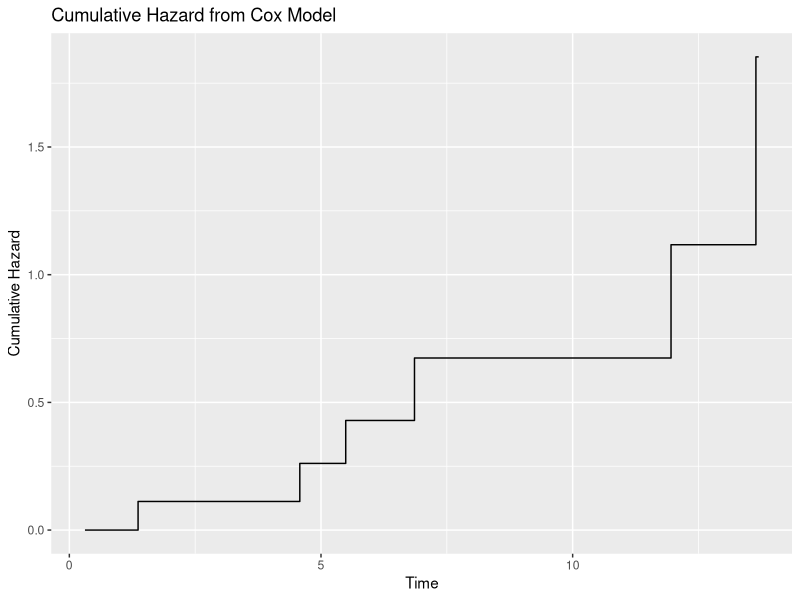
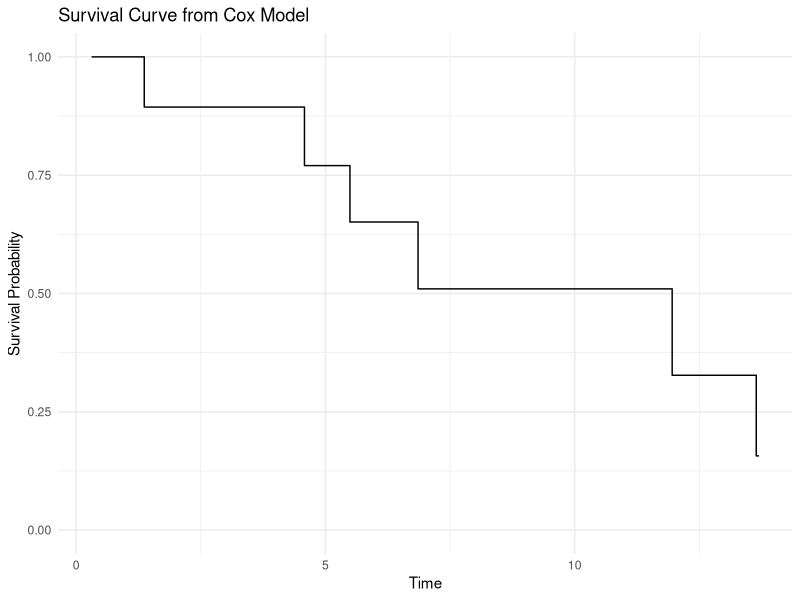
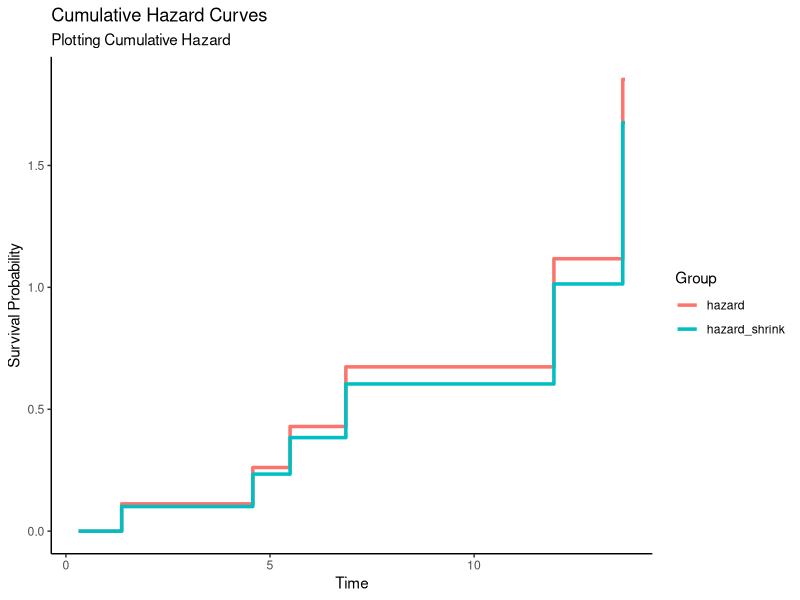
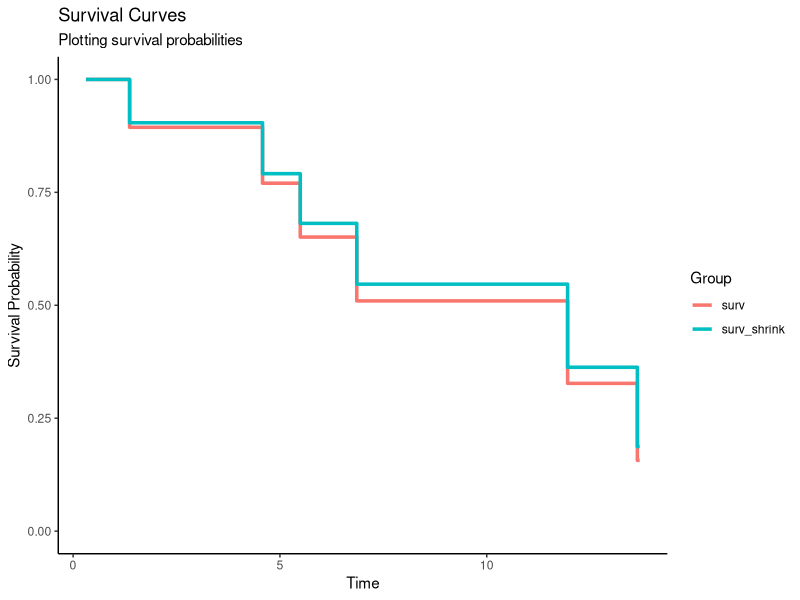
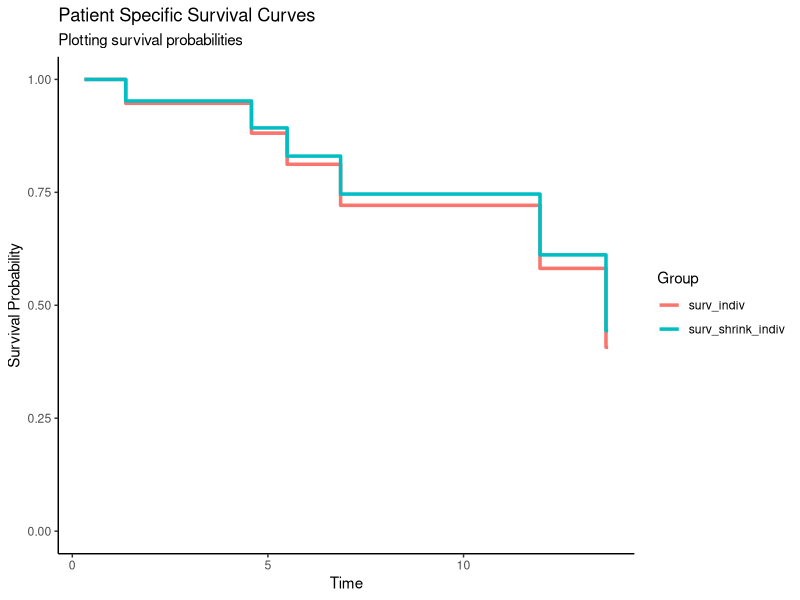

Write the R code that produced these figures, in order.
## ---- chunk 1
suppressWarnings(suppressMessages(library(survival)))
suppressWarnings(suppressMessages(library(tidyr)))
suppressWarnings(suppressMessages(library(ggplot2)))
suppressWarnings(suppressMessages(library(dplyr)))

## ---- chunk 2

set.seed(8284)
n <- 15
x1 <- rnorm(n)
x2 <- rbinom(n, 1, 0.7)
X <- cbind(x1, x2)
colnames(X) <- c("x1", "x2")
beta_true <- c(0.8, -0.5)

h0 <- 0.1  # constant baseline hazard

# linear predictor and survival times
LP_true <- X %*% beta_true
T_event <- rexp(n, rate = as.numeric(h0 * exp(LP_true)))
C <- rexp(n, rate = 0.15)
time <- pmin(T_event, C)
status <- as.integer(T_event <= C)

dat <- data.frame(time = time, status = status, X)
print(dat)

## ---- chunk 3

fit_orig <- coxph(Surv(time, status) ~ x1 + x2, 
                  x=TRUE, y=TRUE, data = dat)
summary(fit_orig)

## ---- chunk 4

LP_hat <- predict(fit_orig, newdata = dat, type = "lp")
LP_hat

## ---- chunk 5

coef(fit_orig)
fit_orig$means

LP_indiv <- (0.2731622*dat$x1) + (-0.4508262*dat$x2) 
LP_sample <- sum(c((0.2731622*0.6496171), (-0.4508262*0) ))
LP_manual <- LP_indiv-LP_sample
LP_manual

## ---- chunk 6

s = 1 # s = shrinkage factor

coef_hat <- coef(fit_orig)
coef_shrunk <- coef_hat * s

lp_sample_shrunk <- sum((coef_shrunk) * fit_orig$means)
lp_indiv_shrunk <- as.vector(as.matrix(dat[, c("x1","x2")]) %*% (coef_shrunk))
lp_shrunk <- lp_indiv_shrunk - lp_sample_shrunk 
lp_shrunk

## ---- chunk 7

s = 1

lp_shrunk <- predict(fit_orig, newdata=dat, type="lp") * s
lp_shrunk

## ---- chunk 8

fit_offset <- coxph(Surv(time, status) ~ offset(lp_shrunk), x=TRUE, y=TRUE, data = dat)
fit_offset

fit_offset$linear.predictors  

## ---- chunk 9

bh_fit_orig <- basehaz(fit_orig, centered = TRUE)
bh_fit_orig

## ---- chunk 10

bh_fit_offset <- basehaz(fit_offset, centered = TRUE)
bh_fit_offset

## ---- chunk 11

mean_lp_shrunk <- mean(lp_shrunk)

breslow_est <- function(time, status, X, B){
  data <- 
    data.frame(time, status, X)
  data <- 
    data[order(data$time), ]
  t   <- 
    unique(data$time)
  k    <- 
    length(t)
  h    <- 
    rep(0,k)
  
  for(i in 1:k) {
    LP_sample <- sum(fit_orig$means * coef(fit_orig)) 
    LP_indiv <- (data.matrix(data[,-c(1:2)]) %*% B)
    lp_shrunk <- LP_indiv - LP_sample

    lp <- (lp_shrunk-mean_lp_shrunk)[data$time>=t[i]] # re-centering the offset term
    
    risk <- exp(lp)
    h[i] <- sum(data$status[data$time==t[i]]) / sum(risk)
  }
  
  res <- cumsum(h)
  return(res)
}

H0 <- breslow_est(time=dat$time, status=dat$status, X=fit_orig$x, B=coef(fit_orig))
H0

## ---- chunk 12

bh_fit_offset <- basehaz(fit_offset, centered = TRUE)
bh_fit_offset

## ---- chunk 13

bh_offset <- basehaz(fit_offset, centered = FALSE)
bh_offset

## ---- chunk 14

mean(lp_shrunk)

bh_offset <- basehaz(fit_offset, newdata=data.frame(lp_shrunk=0))
bh_offset

## ---- chunk 15

s = 0.7

lp_shrunk_correct <- predict(fit_orig, newdata=dat, type="lp") * s
lp_shrunk_correct

## ---- chunk 16

fit_offset <- coxph(Surv(time, status) ~ offset(lp_shrunk_correct), x=TRUE, y=TRUE, data = dat)

## ---- chunk 17

bh_offset_correct <- basehaz(fit_offset, newdata=data.frame(lp_shrunk_correct=0))
bh_offset_correct

## ---- chunk 18

fit_orig <- coxph(Surv(time, status) ~ x1 + x2, 
                  x=TRUE, y=TRUE, data = dat)

model_surv <- survfit(fit_orig)

df_surv_orig <- data.frame(time=model_surv$time, surv=model_surv$surv, hazard=model_surv$cumhaz)
df_surv_orig

library(ggplot2)
# Create the plot
ggplot(df_surv_orig, aes(x = time, y = hazard)) +
  geom_step() +
  labs(title = "Cumulative Hazard from Cox Model",
       x = "Time",
       y = "Cumulative Hazard") 

ggplot(df_surv_orig, aes(x = time, y = surv)) +
  geom_step() +
  labs(title = "Survival Curve from Cox Model",
       x = "Time",
       y = "Survival Probability") +
  theme_minimal() +
  ylim(0, 1)

## ---- chunk 19

fit_offset <- coxph(Surv(time, status) ~ offset(lp_shrunk_correct), x=TRUE, y=TRUE, data = dat)

model_surv_offset <- survfit(fit_offset, newdata=data.frame(lp_shrunk_correct=0))

df_surv_total <- data.frame(time=model_surv_offset$time, 
                            df_surv_orig,
                            surv_shrink=model_surv_offset$surv,
                            hazard_shrink=model_surv_offset$cumhaz)

df_surv_total[, -2] # exclude 1 time variable

library(tidyr)
df_long <- df_surv_total %>%
  pivot_longer(
    cols = c(surv, 
             surv_shrink,
             hazard,
             hazard_shrink), 
    names_to = "group",                 
    values_to = "probability"           
  )

library(dplyr)

df_long_cumhaz <- df_long %>% filter(group == "hazard" | group == "hazard_shrink")
## Hazard curves
ggplot(df_long_cumhaz, aes(x = time, y = probability, color = group)) +
  geom_step(linewidth = 1.2) + 
  scale_y_continuous(name = "Survival Probability") + 
  scale_x_continuous(name = "Time") +
  labs(
    title = "Cumulative Hazard Curves",
    subtitle = "Plotting Cumulative Hazard",
    color = "Group" 
  ) +
  theme_classic() 

df_long_surv <- df_long %>% filter(group == "surv" | group == "surv_shrink")
## Survival curves
ggplot(df_long_surv, aes(x = time, y = probability, color = group)) +
  geom_step(linewidth = 1.2) + 
  scale_y_continuous(limits = c(0, 1), name = "Survival Probability") + 
  scale_x_continuous(name = "Time") +
  labs(
    title = "Survival Curves ",
    subtitle = "Plotting survival probabilities",
    color = "Group" 
  ) +
  theme_classic() 

## ---- chunk 20

LP_indiv <- predict(fit_orig, newdata = data.frame(x1 = -2,
                                             x2 = 0), type="lp") 
LP_indiv # linear predictor value of specific values of individual patient (values are centered) 

H0 <- basehaz(fit_orig, centered=TRUE) # baseline hazard of original model.

cumhaz_indiv <- H0[, 1]*exp(LP_indiv) # cumulative hazard of individual patient before shrinkage
surv_indiv <- exp(-cumhaz_indiv) # survival probability of individual patient before shrinkage

df_surv_indiv <- data.frame(time=model_surv$time, surv=surv_indiv)

H0_offset <- basehaz(fit_offset, newdata=data.frame(lp_shrunk_correct=0)) # baseline hazard of shrunken model
cumhaz_offset <- H0_offset[, 1]*exp(LP_indiv) # cumulative hazard of individual patient from shrunken model
surv_indiv_offset <- exp(-cumhaz_offset) # survival probability of individual patient of shrunken model

df_surv_total_indiv <- data.frame(time=model_surv_offset$time, 
                                  surv_indiv = surv_indiv,
                                  surv_shrink_indiv=surv_indiv_offset)

df_surv_total_indiv

df_long_indiv <- df_surv_total_indiv %>%
  pivot_longer(
    cols = c(surv_indiv, 
             surv_shrink_indiv), 
    names_to = "group",                 
    values_to = "probability"           
  )

ggplot(df_long_indiv, aes(x = time, y = probability, color = group)) +
  geom_step(linewidth = 1.2) + 
  scale_y_continuous(limits = c(0, 1), name = "Survival Probability") + 
  scale_x_continuous(name = "Time") +
  labs(
    title = "Patient Specific Survival Curves ",
    subtitle = "Plotting survival probabilities",
    color = "Group" 
  ) +
  theme_classic() 

